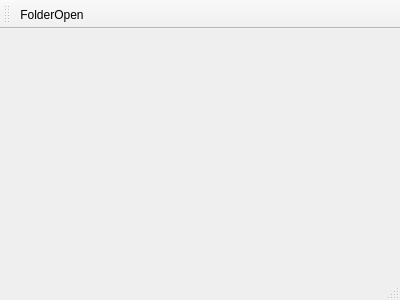
<?xml version="1.0" encoding="UTF-8"?>
<ui version="4.0">
 <class>MainWindow</class>
 <widget class="QMainWindow" name="MainWindow">
  <property name="geometry">
   <rect>
    <x>0</x>
    <y>0</y>
    <width>400</width>
    <height>300</height>
   </rect>
  </property>
  <property name="windowTitle">
   <string>MainWindow</string>
  </property>
  <widget class="QWidget" name="centralWidget"/>
  <widget class="QMenuBar" name="menuBar">
   <property name="geometry">
    <rect>
     <x>0</x>
     <y>0</y>
     <width>400</width>
     <height>21</height>
    </rect>
   </property>
  </widget>
  <widget class="QToolBar" name="mainToolBar">
   <attribute name="toolBarArea">
    <enum>TopToolBarArea</enum>
   </attribute>
   <attribute name="toolBarBreak">
    <bool>false</bool>
   </attribute>
   <addaction name="actionFolderOpen"/>
  </widget>
  <widget class="QStatusBar" name="statusBar"/>
  <action name="actionFolderOpen">
   <property name="text">
    <string>FolderOpen</string>
   </property>
   <property name="toolTip">
    <string>Folder Select</string>
   </property>
  </action>
 </widget>
 <layoutdefault spacing="6" margin="11"/>
 <resources/>
 <connections/>
</ui>
